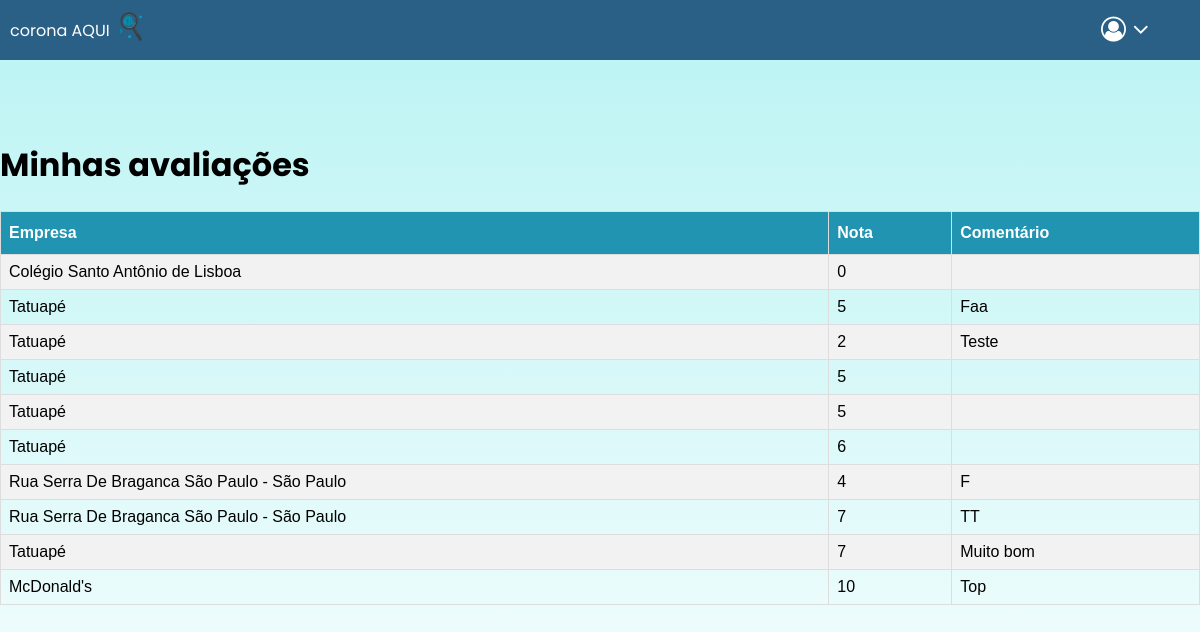
Before: /registros/minhas-avaliacoes (signed in) with the older database file.
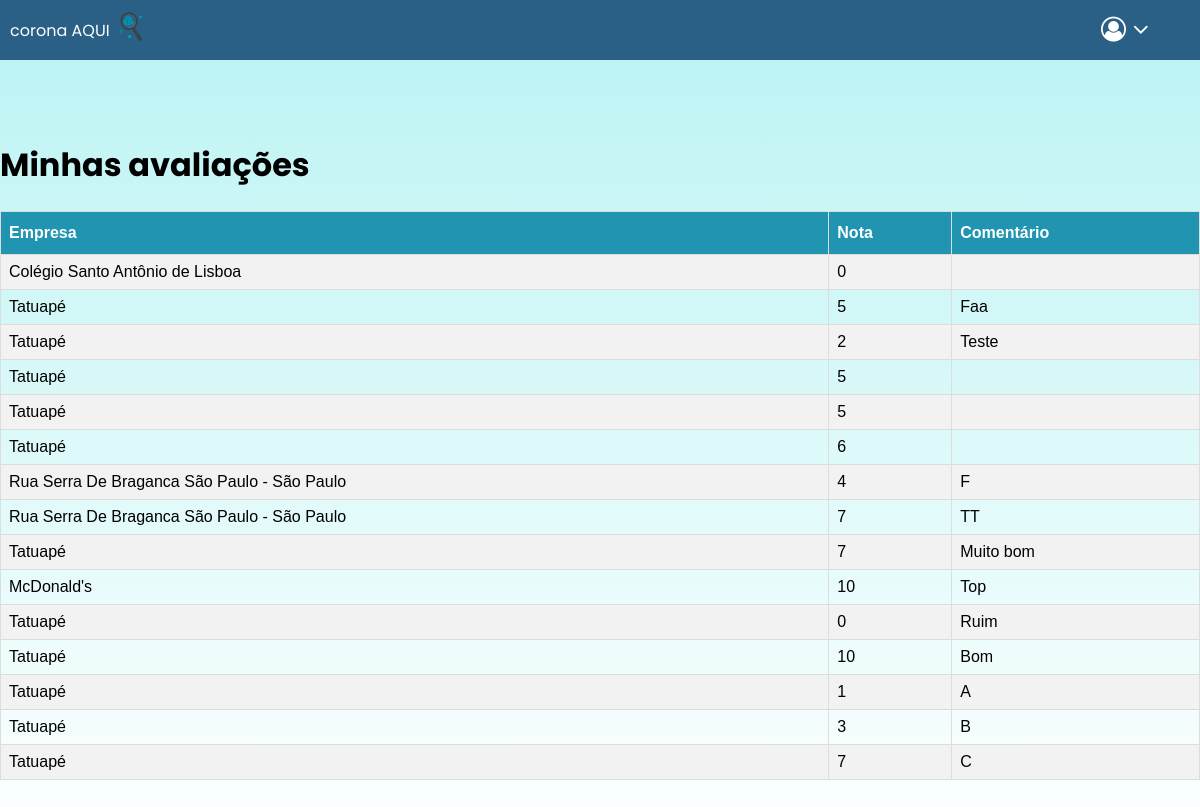
After: the same page with the newer database file.
### registros/models.py (models this page shows, shortened)
class Avaliações(models.Model):
    id = models.AutoField(auto_created=True, primary_key=True, serialize=False, verbose_name='ID')
    user = models.ManyToManyField(Usuários, blank=True, related_name="usuário")
    username = models.CharField(max_length=64, default='Sem nome')
    empresaname = models.CharField(max_length=64, default='Sem nome')
    user_id = models.IntegerField(default=0)
    empresa = models.ManyToManyField(Empresas, blank=True, related_name="empresas")
    empresa_id = models.IntegerField(default=0)
    comment = models.CharField(max_length=300, default='Não deixou comentários sobre o estabelecimento.')
    grade = models.IntegerField()

### registros/views.py (the view)
# urls.py: path("minhas-avaliacoes", views.get_avaliacoes),
def get_avaliacoes(request):
    user = None
    avaliacoes_arr = []
    if request.session.has_key('username'):
        user = request.session['username']
        userid = list(Usuários.objects.filter(user=user).values('id'))[0]['id']
        avaliacoes = Avaliações.objects.filter(user_id=userid)
        return render(request, "registros/minhas-avaliacoes.html", {"user" : user, "avaliacoes" : avaliacoes})
    else:
        return render(request, "registros/minhas-avaliacoes.html", {
            "message": "Você não possui avaliações"
        })

### registros/templates/registros/minhas-avaliacoes.html
{% extends "registros/layout.html" %}
{% block body %}
    <h1>Minhas avaliações</h1>
    <table id="customers">
        <tr>
          <th>Empresa</th>
          <th>Nota</th>
          <th>Comentário</th>
        </tr>
        {% for avaliacao in avaliacoes %}
        <tr>
            <td>{{ avaliacao.empresaname }}</td>
            <td>{{ avaliacao.grade }}</td>
            <td>{{ avaliacao.comment }}</td>
        </tr>
        {% endfor %}
    </table>
{% endblock %}

Changed rows visible on the page:
added Avaliações: empresaname "Tatuapé", grade "0", comment "Ruim"
added Avaliações: empresaname "Tatuapé", grade "10", comment "Bom"
added Avaliações: empresaname "Tatuapé", grade "1", comment "A"
added Avaliações: empresaname "Tatuapé", grade "3", comment "B"
added Avaliações: empresaname "Tatuapé", grade "7", comment "C"
